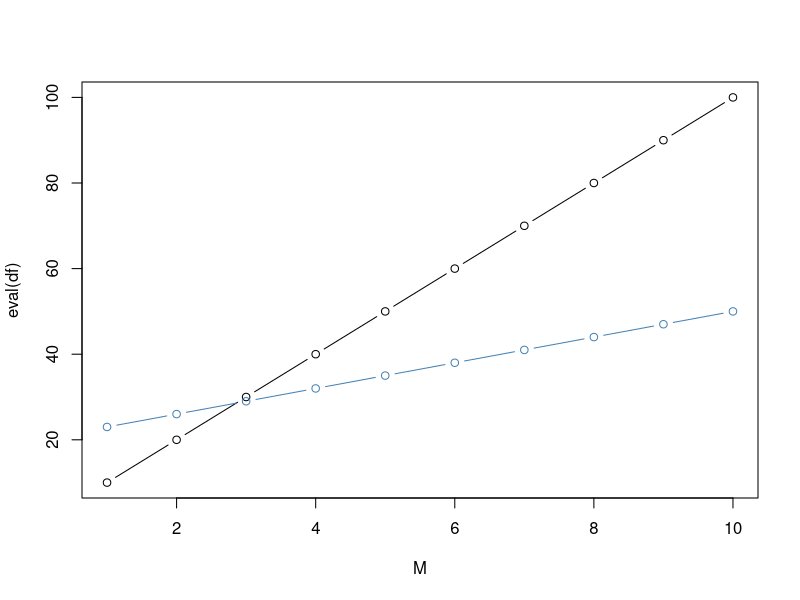

This figure's R source:
df <- expression(S * M)
df_fmm <- expression(S * (K-1) + K * M)

S <- 10    # number of species
M <- 1:10  # number of covariates
K <- 3     # number of archetypes

plot(M, eval(df), type = "b")
lines(M, eval(df_fmm), type = "b", col = "steelblue")
